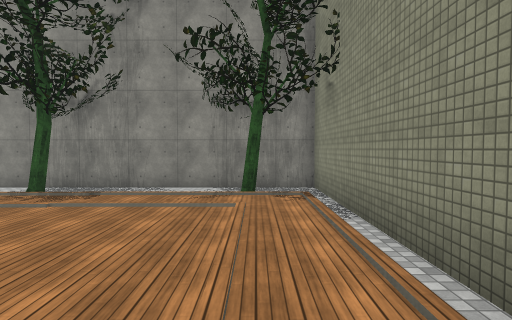
view 1 (above)

19 first-person views from a walk through a Unity game level. The camera is 1.5 m above the floor, tilts 2° down and sees 80° across. The floor is counted in squares, 2 m on a side. Each view is taken from the middle of a square. On the plan, view 1 faces up. The plan holds only what a view shows up to about 10 squares ahead; the rest is blank. The place goes on beyond the plan. The player is left out. Some surface patterns are stand-ins.

view 2
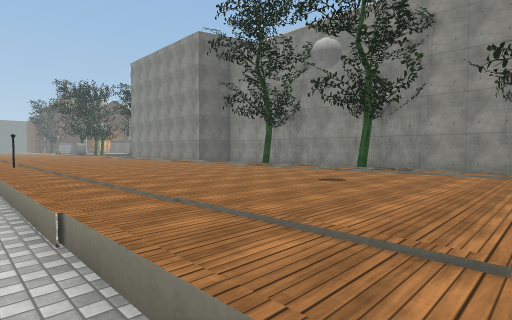

view 3
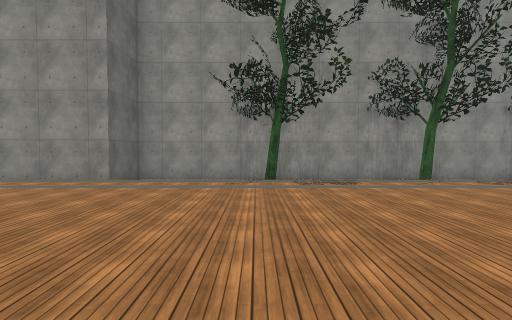

view 4
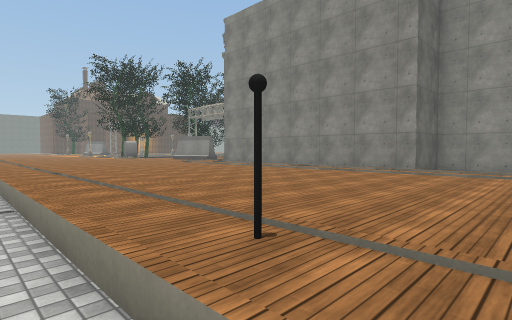

view 5
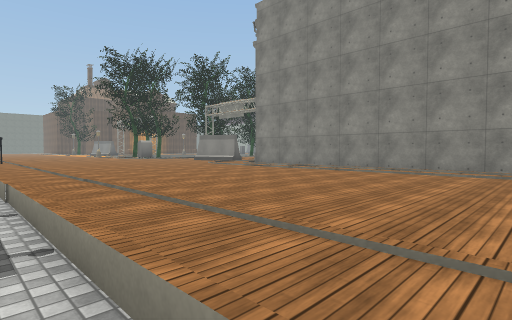

view 6
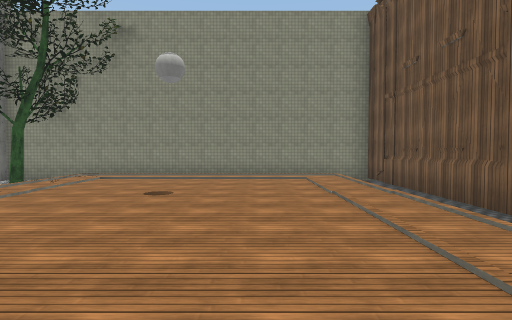

view 7
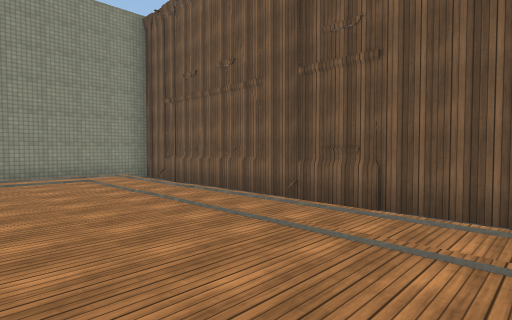

view 8
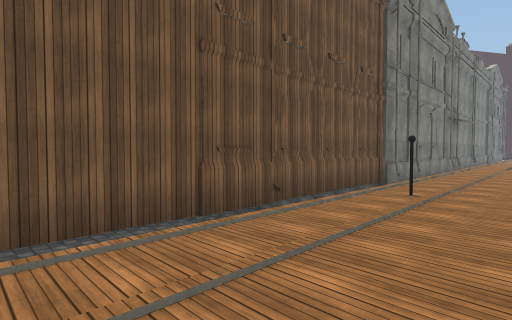

view 9
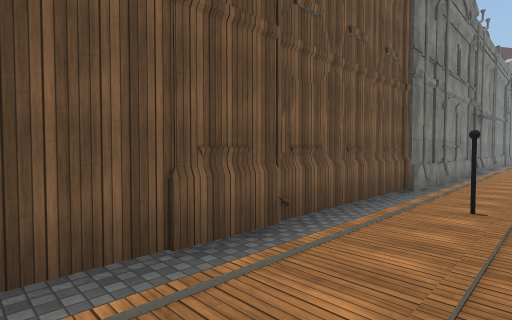

view 10
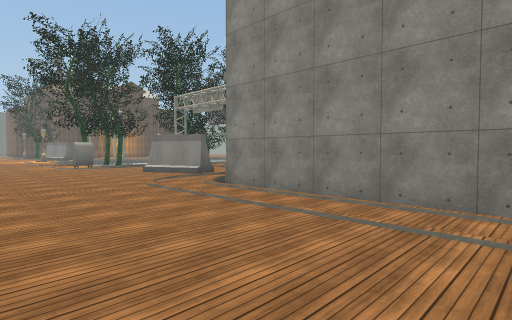

view 11
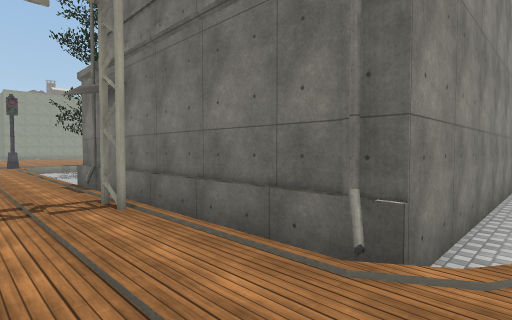

view 12
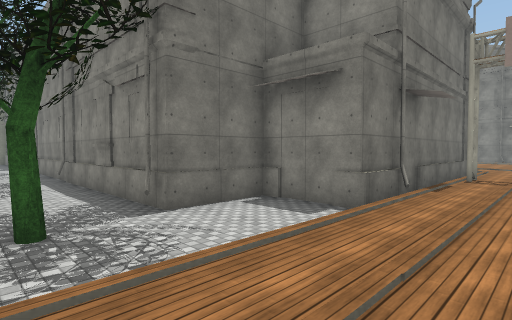

view 13
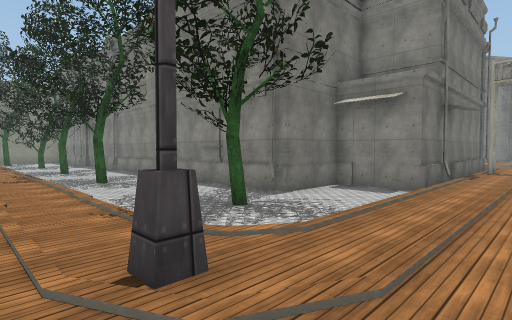

view 14
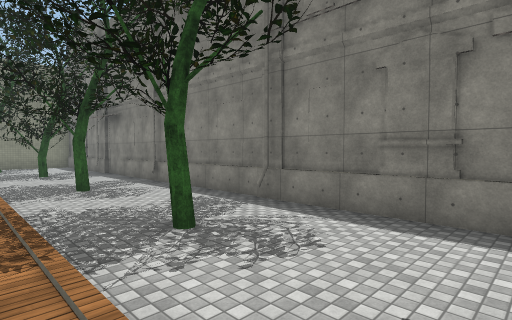

view 15
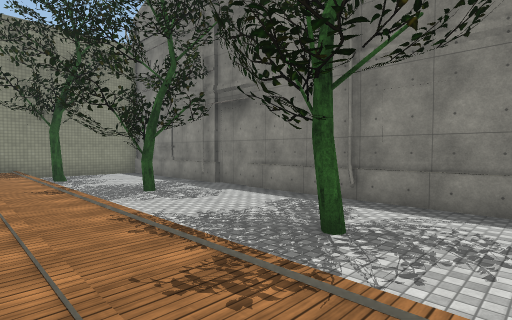

view 16
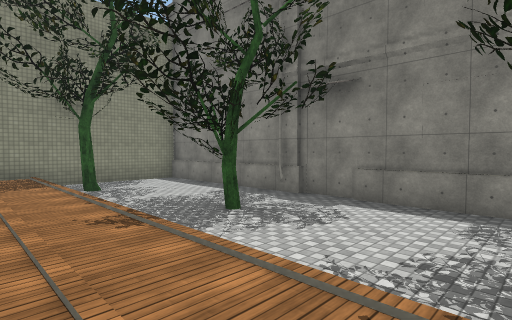

view 17
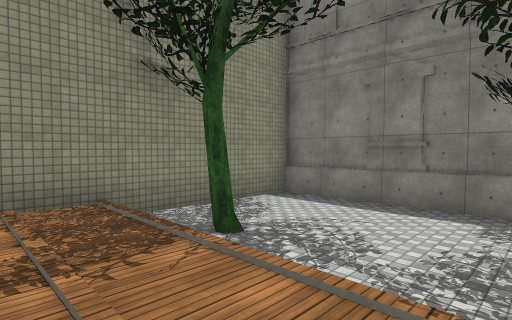

view 18
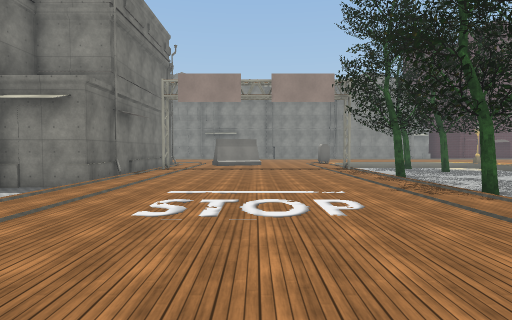

view 19
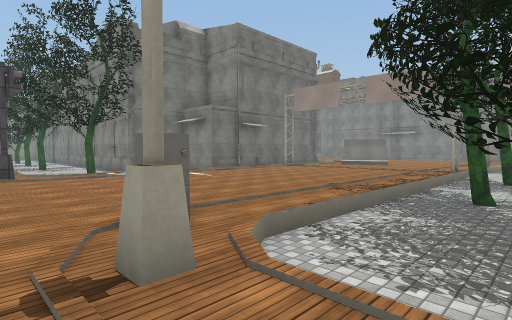

### Floor plan
Key: @ floor where view 1 was taken; # wall or solid block; . main floor; : floor 0.5 m higher than the main floor; - floor 0.5 m lower than the main floor; / step, stairs or slope; T tree; O other object.
Columns run from 31 left of view 1 to 2 right of it. Each row starts with its distance up from view 1.
 21 ....... ......      .............#
 20 ../#......O......................#
 19 --//.///../--------------------T-#
 18 --/../:/../------T#---T----T-----#
 17 T-/..///../-T--------------------#
 16 --/......./----------------------#
 15  -/......./--#####################
 14 -T/......./--#
 13 --/......./###
 12 --/.......##
 11 --/......./#
 10  T/.    ../#
  9  -#     ../#
  8         ../#      ################
  7         #./#      #      --------#
  6        ##.#########   T    T   T-T
  5       .....//////////////////////#
  4      .........................../#
  3     ............................/#
  2     ............................/#
  1          ......................./#
  0         .......................@/#
 -1        ........................./#
 -2        .............O.........../#
 -3             ---##----------------#
 -4             ######################

Positions as (right, up) in squares from view 1, and headings:
1: (0, 0), facing up
2: (0, -3), facing up-left
3: (-9, -2), facing up
4: (-10, -3), facing up-left
5: (-12, -3), facing up-left
6: (-8, 0), facing right
7: (-8, 1), facing down-right
8: (-6, 0), facing down-left
9: (-7, -1), facing down-left
10: (-15, 1), facing up-left
11: (-23, 5), facing up-right
12: (-23, 18), facing down-right
13: (-23, 21), facing down-right
14: (-17, 20), facing down-right
15: (-11, 21), facing down-right
16: (-8, 21), facing down-right
17: (-3, 21), facing down-right
18: (-25, 21), facing down
19: (-31, 21), facing down-right
